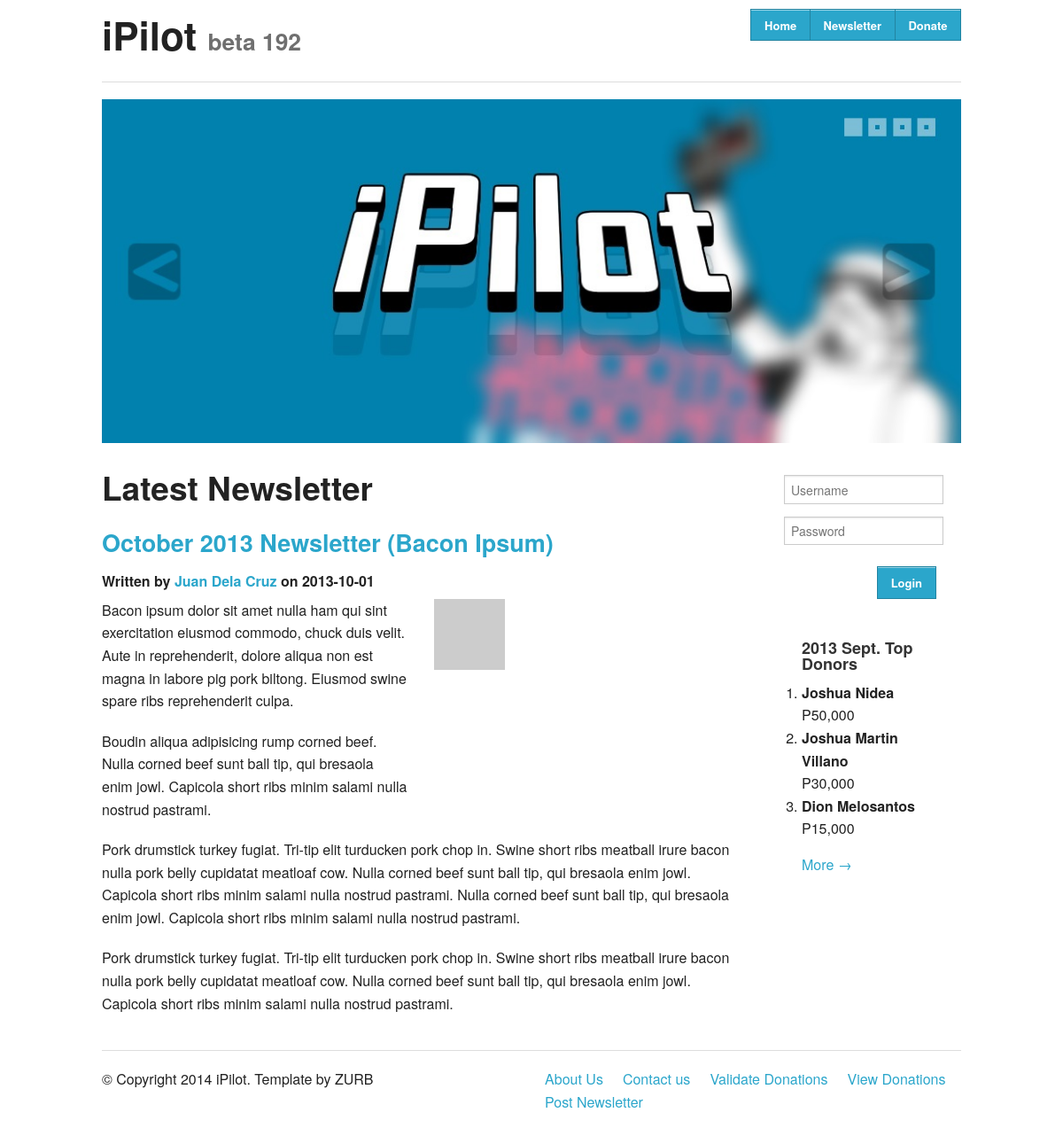
The page / on the database its author committed.
### tables this page shows
CREATE TABLE IF NOT EXISTS `entries` (
  `id` int(11) NOT NULL AUTO_INCREMENT,
  `date` date NOT NULL DEFAULT '0000-00-00',
  `title` text NOT NULL,
  `contents` text NOT NULL,
  `author` text NOT NULL,
  PRIMARY KEY (`id`)
);

### index.php (the view, shortened to what this page needs)
<!DOCTYPE html>
 <html class="no-js" lang="en">
<head>
  <link rel="stylesheet" href="css/normalize.css" />
  <link rel="stylesheet" href="css/foundation.css" />
</head>
<body>
  <?php
	include 'nav/header.php';
  ?>
<div class="row">
  <div class="large-12 columns">
    <div class="hide-for-small">
      <div id="featured"><img alt="slide image" src="./img/slider.jpg"></div>
    </div>
  </div>
</div><br>
  <div class="row">
    <div class="large-9 columns" role="content">
	  <h2>Latest Newsletter</h2>
      <?php
		$con = mysqli_connect("localhost","root", "","ipilot");
		$result = mysqli_query($con, "SELECT * FROM entries ORDER BY date DESC LIMIT 1");
		while ($row = mysqli_fetch_array($result)) {
			echo "<article>\n";
			echo "<h3><a href=\"#\">" . $row['title'] . "</a></h3>\n";
			echo "<h6>Written by <a href=\"#\">" . $row['author'] . "</a> on " . $row['date'] . "</h6>\n";
			echo $row['contents'] . "\n";
			echo "</article>\n";
		}
	  ?>
    </div>
    <aside class="large-3 columns">
	  <?php
		include 'nav/sidebar_miniprofile.php';
	  ?>
      <div class="panel">
        <h5>2013 Sept. Top Donors</h5>
        <ol>
		  <li><b>Joshua Nidea</b><br>P50,000</li>
		  <li><b>Joshua Martin Villano</b><br>P30,000</li>
		  <li><b>Dion Melosantos</b><br>P15,000</li>
		</ol>
        <a href="#">More &rarr;</a>
      </div>
    </aside>
  </div>
  <?php
	include 'nav/footer.php';
  ?>
</body>

### rows shown on the page
entries: title "October 2013 Newsletter (Bacon Ipsum)", author "Juan Dela Cruz", date "2013-10-01", contents "Bacon ipsum dolor sit amet nulla ham qui sint exercitation eiusmod commodo, chuck duis velit. Aute in reprehenderit, dolore aliqua non est magna in labore pig pork biltong. Eiusmod swine spare ribs reprehenderit culpa. Boudin aliqua adipisicing rump corned beef. Nulla corned beef sunt ball tip, qui bresaola enim jowl. Capicola short ribs minim salami nulla nostrud pastrami. Pork drumstick turkey fugiat. Tri-tip elit turducken pork chop in. Swine short ribs meatball irure bacon nulla pork belly cupidatat meatloaf cow. Nulla corned beef sunt ball tip, qui bresaola enim jowl. Capicola short ribs minim salami nulla nostrud pastrami. Nulla corned beef sunt ball tip, qui bresaola enim jowl.…"
